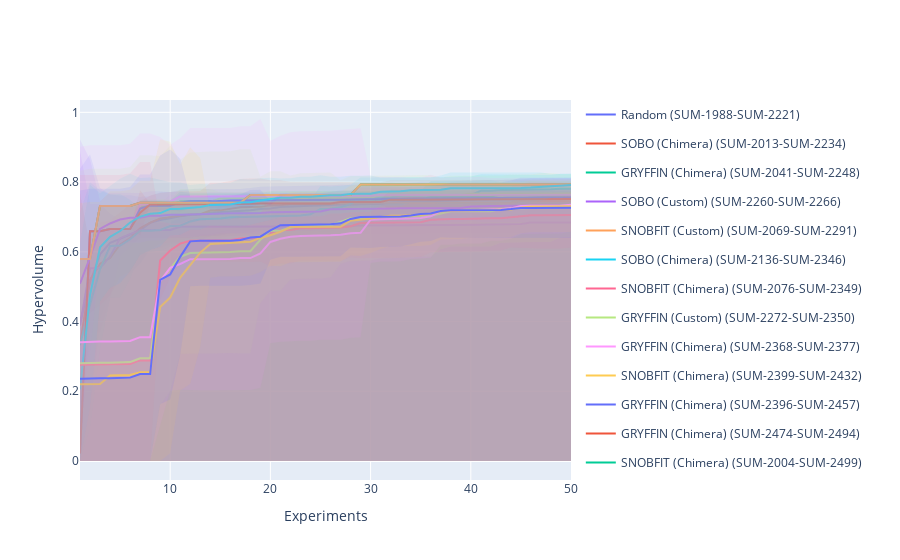

Notebook source saved alongside this figure:
### Markdown cell above
Let's make an interactive plot of the hypervolume trajectories, for exploration sake.

### Code cell
fig = results.plot_hv_trajectories(min_terminal_hv_avg=0.5, 
                                   include_experiment_ids=True,plot_type='plotly')
